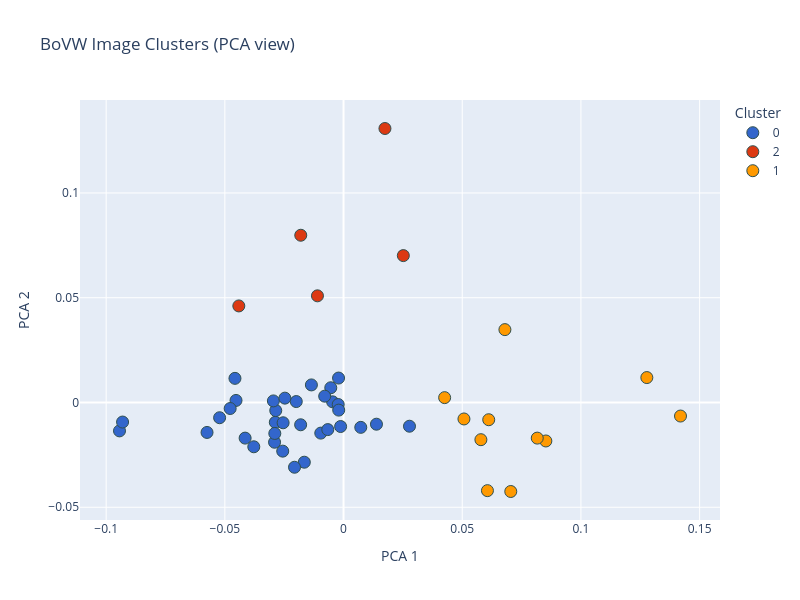

Source (notebook cell):
### Markdown cell above
A higher cosine similarity indicates stronger overlap in texture and local structure under the BoVW representation.

Clustering complements this by grouping images without labels, revealing recurring visual patterns from an unsupervised perspective.

Similarity is pairwise, while clustering summarizes corpus-level structure.

### Code cell
# Cluster BoVW features into 3 groups and visualize in 2D
n_clusters = 3
cluster_model = KMeans(n_clusters=n_clusters, random_state=42, n_init=10)
cluster_labels = cluster_model.fit_predict(bovw_features)
demo_df["cluster"] = cluster_labels

# Compute the PCA
pca = PCA(n_components=2, random_state=42)
xy = pca.fit_transform(bovw_features)


# Create a DataFrame for visualization
clustering_visualization_df = pd.DataFrame({
    "PCA 1": xy[:, 0],
    "PCA 2": xy[:, 1],
    "Cluster": cluster_labels.astype(str),  # Convert to string for discrete colors
    "Title": demo_df["title"].apply(lambda t: textwrap.fill(str(t).lower(), 
                                                            width=50).replace('\n', '<br>')),
    "Image ID": demo_df["img_path"],
    "Category": demo_df["category"].str.lower()
})

# Create an interactive scatter plot
fig = px.scatter(
    clustering_visualization_df,
    x="PCA 1",
    y="PCA 2",
    color="Cluster",
    hover_data={
        "Title": True,
        "Image ID": True,
        "Category": True,
        "PCA 1": False,
        "PCA 2": False,
        "Cluster": True
    },
    title="BoVW Image Clusters (PCA view)",
    color_discrete_sequence=px.colors.qualitative.G10,  # A high-contrast palette
    width=800, height=600
)

fig.update_traces(marker=dict(size=12, line=dict(width=1, color='DarkSlateGrey')))
fig.show()

print("Cluster sizes:")
print(demo_df["cluster"].value_counts().sort_index())

### Figure 1 — Plotly figure (JSON) as saved in the notebook; plotly's stock layout.template omitted (floating-point values rounded to 4 significant figures; data arrays with more than 128 entries replaced by an {"elided": "..."} marker saying what was removed)
{"data": [{"customdata": {"elided": "34x4 str values"}, "hovertemplate": "Cluster=%{customdata[3]}<br>Title=%{customdata[0]}<br>Image ID=%{customdata[1]}<br>Category=%{customdata[2]}<extra></extra>", "legendgroup": "0", "marker": {"color": "#3366CC", "line": {"color": "DarkSlateGrey", "width": 1}, "size": 12, "symbol": "circle"}, "mode": "markers", "name": "0", "orientation": "v", "showlegend": true, "type": "scatter", "x": [-0.0453, -0.01992, -0.09438, -0.09309, -0.02562, 0.02778, -0.004601, -0.02875, -0.009591, -0.006636, -0.005381, -0.04574, -0.02856, -0.001233, -0.01652, -0.02906, -0.05751, -0.002243, 0.01387, -0.02065, -0.03781, -0.01807, -0.01354, -0.04146, -0.02546, -0.02955, 0.00726, -0.02471, -0.002035, -0.02895, -0.007943, -0.002096, -0.04776, -0.05221], "xaxis": "x", "y": [0.0009765, 0.0004485, -0.01355, -0.009332, -0.02321, -0.01132, 0.0003114, -0.009469, -0.01462, -0.01293, 0.007036, 0.01151, -0.003853, -0.01147, -0.0285, -0.01897, -0.01429, -0.0009542, -0.01036, -0.0309, -0.02113, -0.01063, 0.008385, -0.017, -0.009679, 0.0007482, -0.01187, 0.002077, -0.003635, -0.01477, 0.003015, 0.01166, -0.002873, -0.007267], "yaxis": "y"}, {"customdata": [["enlarged lung of emphysema victim. severe air<br>pollution increases risk of respiratory and<br>pulmonary diseases among workers of the birmingham<br>area", "545483.jpg", "pollution and environmental damage", "2"], ["setting sun amid smoke cloud", "544704.jpg", "industrial site", "2"], ["copley square at 9 a.m. john hancock building and<br>trinity church", "550001.jpg", "urban landscape", "2"], ["view of overgrazed prairie with hardwood forest in<br>the distance in doniphan county kansas, near troy<br>in the extreme northeast corner of the state.<br>plants that inhabit the area once covered by<br>tallgrass prairie include goldenrod; dogbane and<br>brome grass. northeast kansas is unique because it<br>contains the only hardwood forest in the state in<br>addition to tallgrass prairie", "557099.jpg", "rural landscape", "2"], ["abandoned car in clear creek canyon, near dumont", "545304.jpg", "transportation and infrastructure", "2"]], "hovertemplate": "Cluster=%{customdata[3]}<br>Title=%{customdata[0]}<br>Image ID=%{customdata[1]}<br>Category=%{customdata[2]}<extra></extra>", "legendgroup": "2", "marker": {"color": "#DC3912", "line": {"color": "DarkSlateGrey", "width": 1}, "size": 12, "symbol": "circle"}, "mode": "markers", "name": "2", "orientation": "v", "showlegend": true, "type": "scatter", "x": [-0.01802, 0.01744, -0.04411, -0.01098, 0.02518], "xaxis": "x", "y": [0.07981, 0.1308, 0.04608, 0.0509, 0.07009], "yaxis": "y"}, {"customdata": [["mangrove trees growing off-shore from the state<br>park at long key. mangroves, important to the<br>area's ecosystem, have been cleared out in great<br>numbers by land developers. studies indicate that<br>the removal of the trees, among other harmful<br>effects threatens the food chain necessary to<br>marine life and, therefore endangers the local<br>fisheries", "548702.jpg", "rural landscape", "1"], ["ekker butte rises in the crystal air of<br>canyonlands national park. the smaller arches<br>national park lies just to the north of the town.<br>bates wilson, superintendent of both parks, says<br>their most important feature at this time is their<br>clear atmosphere. he fears this will be harmed<br>soon by the operation of giant coal-burning power<br>plants in utah and adjoining states. some people<br>feel that the air is already beginning to suffer<br>from the effects of the huge plant at shiprock,<br>new mexico", "545775.jpg", "rural landscape", "1"], ["a new york city sludge carrier dumps its cargo<br>into waters of the new york bight. the u.s. coast<br>guard is responsible for monitoring all ocean<br>dumping in the bight which includes 15,000 square<br>miles of ocean waters and the continental shelf<br>off the coasts of new york and new jersey the<br>national oceanographic and atmospheric<br>administration is conducting a marine ecosystems<br>analysis program in the bight. the multi-year<br>project is being observed by epa and the coast<br>guard", "557819.jpg", "pollution and environmental damage", "1"], ["private residence on north main street in<br>paterson, new jersey. the inner city today is an<br>absolute contradiction to the main stream america<br>of gas stations, expressways, shopping centers and<br>tract homes. it is populated by blacks, latins and<br>the white poor. most of all, the inner city is<br>human beings, as threatened and beautiful as the<br>19th century buildings in their environment", "555922.jpg", "urban landscape", "1"], ["downtown main street in houston, texas. this is<br>one of a series of 21 black and white photographs.<br>they document the environments remaining from the<br>19th century in terms of architecture, commerce<br>and lifestyles. the pictures also compare the<br>contemporary city showing displacement of the<br>unique by the ordinary and noting current urban<br>problems. the pictures show a region and its<br>uniqueness in people and architecture in east<br>texas which is still a part of the south", "557635.jpg", "urban landscape", "1"], ["los angeles reactive pollutant program (larpp), a<br>unique multi-agency air pollution research study<br>sponsored by the coordinating research council, a<br>government-industry research group", "552378.jpg", "transportation and infrastructure", "1"], ["crab netting at brinnon tide flat on the hood<br>canal brings out large crowds during the spring<br>and summer minus tides. catch is mainly dungeness<br>crabs, which must measure six inches across the<br>shell. only the male crabs may be retained", "552282.jpg", "pollution and environmental damage", "1"], ["compacted old cars on flatbed truck are ready for<br>the shredder (in background), at the klean steel<br>manufacturing corporation in flowood. mr. v.t.<br>hawkins, director of solid waste planning, state<br>board of health, is alongside the truck", "546261.jpg", "transportation and infrastructure", "1"], ["new highway 30 near tupper lake, new york, shows<br>fine grading, drainage fields and grassing for<br>erosion control, in the adirondack forest preserve", "554566.jpg", "transportation and infrastructure", "1"], ["automatic vendors sell tickets for public<br>transportation--bus, trolley, subway and<br>schnellbahn (express) date and time are recorded<br>on the ticket when it is inserted into the puncher<br>marked \"e.\" no transfers are needed", "551875.jpg", "industrial site", "1"], ["carpenter at work on the first unit of the new<br>alpine village at the outskirts of helen. when<br>completed the project will double the size of the<br>tourist facilities of the small mountain community<br>of some 270 people. the corporation that is<br>building the facilities is continuing the bavarian<br>alpine theme of the helen business district it was<br>renovated, starting in 1969 after endorsement form<br>town officials, businessmen and residents", "557731.jpg", "industrial site", "1"]], "hovertemplate": "Cluster=%{customdata[3]}<br>Title=%{customdata[0]}<br>Image ID=%{customdata[1]}<br>Category=%{customdata[2]}<extra></extra>", "legendgroup": "1", "marker": {"color": "#FF9900", "line": {"color": "DarkSlateGrey", "width": 1}, "size": 12, "symbol": "circle"}, "mode": "markers", "name": "1", "orientation": "v", "showlegend": true, "type": "scatter", "x": [0.07045, 0.06798, 0.06062, 0.05786, 0.05072, 0.08523, 0.08161, 0.06116, 0.04259, 0.1278, 0.1419], "xaxis": "x", "y": [-0.04248, 0.03478, -0.04207, -0.01775, -0.00786, -0.01837, -0.017, -0.008222, 0.002316, 0.01189, -0.006466], "yaxis": "y"}], "layout": {"height": 600, "legend": {"title": {"text": "Cluster"}, "tracegroupgap": 0}, "title": {"text": "BoVW Image Clusters (PCA view)"}, "width": 800, "xaxis": {"anchor": "y", "domain": [0, 1], "title": {"text": "PCA 1"}}, "yaxis": {"anchor": "x", "domain": [0, 1], "title": {"text": "PCA 2"}}}}
